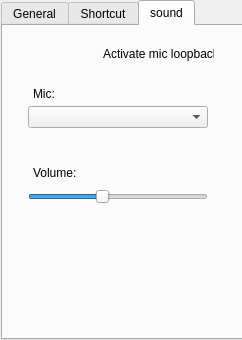
<?xml version="1.0" encoding="UTF-8"?>
<ui version="4.0">
 <class>MainWindow</class>
 <widget class="QMainWindow" name="MainWindow">
  <property name="geometry">
   <rect>
    <x>0</x>
    <y>0</y>
    <width>242</width>
    <height>340</height>
   </rect>
  </property>
  <property name="minimumSize">
   <size>
    <width>242</width>
    <height>340</height>
   </size>
  </property>
  <property name="maximumSize">
   <size>
    <width>242</width>
    <height>340</height>
   </size>
  </property>
  <property name="windowTitle">
   <string>MainWindow</string>
  </property>
  <property name="windowIcon">
   <iconset resource="resources.qrc">
    <normaloff>:/images/resources/Luma.ico</normaloff>:/images/resources/Luma.ico</iconset>
  </property>
  <widget class="QWidget" name="centralWidget">
   <widget class="QTabWidget" name="tabWidget">
    <property name="geometry">
     <rect>
      <x>1</x>
      <y>0</y>
      <width>242</width>
      <height>340</height>
     </rect>
    </property>
    <property name="currentIndex">
     <number>2</number>
    </property>
    <widget class="QWidget" name="tabGen">
     <attribute name="title">
      <string>General</string>
     </attribute>
     <widget class="Switch" name="sSC" native="true">
      <property name="geometry">
       <rect>
        <x>30</x>
        <y>220</y>
        <width>41</width>
        <height>21</height>
       </rect>
      </property>
     </widget>
     <widget class="QGroupBox" name="gbMs">
      <property name="geometry">
       <rect>
        <x>20</x>
        <y>0</y>
        <width>191</width>
        <height>151</height>
       </rect>
      </property>
      <property name="title">
       <string>Mouse</string>
      </property>
     </widget>
     <widget class="QGroupBox" name="gbKb">
      <property name="geometry">
       <rect>
        <x>20</x>
        <y>170</y>
        <width>191</width>
        <height>81</height>
       </rect>
      </property>
      <property name="title">
       <string>Keyboard</string>
      </property>
      <widget class="QLabel" name="lKb">
       <property name="geometry">
        <rect>
         <x>70</x>
         <y>20</y>
         <width>101</width>
         <height>16</height>
        </rect>
       </property>
       <property name="text">
        <string>QWERTY keyboard</string>
       </property>
      </widget>
      <widget class="QLabel" name="label">
       <property name="geometry">
        <rect>
         <x>70</x>
         <y>50</y>
         <width>51</width>
         <height>16</height>
        </rect>
       </property>
       <property name="text">
        <string>Shortcuts</string>
       </property>
      </widget>
     </widget>
     <widget class="Switch" name="sInvX" native="true">
      <property name="geometry">
       <rect>
        <x>30</x>
        <y>70</y>
        <width>41</width>
        <height>21</height>
       </rect>
      </property>
     </widget>
     <widget class="QLabel" name="lInvX">
      <property name="geometry">
       <rect>
        <x>90</x>
        <y>70</y>
        <width>71</width>
        <height>16</height>
       </rect>
      </property>
      <property name="text">
       <string>Invert X axis</string>
      </property>
     </widget>
     <widget class="QLabel" name="lInvY">
      <property name="geometry">
       <rect>
        <x>90</x>
        <y>110</y>
        <width>71</width>
        <height>16</height>
       </rect>
      </property>
      <property name="text">
       <string>Invert Y axis</string>
      </property>
     </widget>
     <widget class="Switch" name="sInf" native="true">
      <property name="geometry">
       <rect>
        <x>30</x>
        <y>30</y>
        <width>41</width>
        <height>21</height>
       </rect>
      </property>
     </widget>
     <widget class="QLabel" name="lDis">
      <property name="geometry">
       <rect>
        <x>90</x>
        <y>260</y>
        <width>41</width>
        <height>16</height>
       </rect>
      </property>
      <property name="text">
       <string>Disable</string>
      </property>
     </widget>
     <widget class="Switch" name="sDis" native="true">
      <property name="geometry">
       <rect>
        <x>30</x>
        <y>260</y>
        <width>41</width>
        <height>21</height>
       </rect>
      </property>
     </widget>
     <widget class="Switch" name="sKb" native="true">
      <property name="geometry">
       <rect>
        <x>30</x>
        <y>190</y>
        <width>41</width>
        <height>21</height>
       </rect>
      </property>
     </widget>
     <widget class="Switch" name="sInvY" native="true">
      <property name="geometry">
       <rect>
        <x>30</x>
        <y>110</y>
        <width>41</width>
        <height>21</height>
       </rect>
      </property>
     </widget>
     <widget class="QLabel" name="lInf">
      <property name="geometry">
       <rect>
        <x>90</x>
        <y>30</y>
        <width>81</width>
        <height>16</height>
       </rect>
      </property>
      <property name="text">
       <string>Infinite screen</string>
      </property>
     </widget>
     <zorder>gbKb</zorder>
     <zorder>sSC</zorder>
     <zorder>gbMs</zorder>
     <zorder>sInvX</zorder>
     <zorder>lInvX</zorder>
     <zorder>lInvY</zorder>
     <zorder>sInf</zorder>
     <zorder>lDis</zorder>
     <zorder>sDis</zorder>
     <zorder>sKb</zorder>
     <zorder>sInvY</zorder>
     <zorder>lInf</zorder>
    </widget>
    <widget class="QWidget" name="tabShortcut">
     <attribute name="title">
      <string>Shortcut</string>
     </attribute>
     <widget class="QLabel" name="lSC">
      <property name="geometry">
       <rect>
        <x>80</x>
        <y>20</y>
        <width>81</width>
        <height>16</height>
       </rect>
      </property>
      <property name="text">
       <string>Active shortcuts</string>
      </property>
     </widget>
     <widget class="QListView" name="liSC">
      <property name="geometry">
       <rect>
        <x>9</x>
        <y>40</y>
        <width>222</width>
        <height>221</height>
       </rect>
      </property>
      <property name="modelColumn">
       <number>0</number>
      </property>
     </widget>
     <widget class="QPushButton" name="bAdd">
      <property name="geometry">
       <rect>
        <x>9</x>
        <y>270</y>
        <width>111</width>
        <height>41</height>
       </rect>
      </property>
      <property name="text">
       <string>Add</string>
      </property>
     </widget>
     <widget class="QPushButton" name="bDel">
      <property name="geometry">
       <rect>
        <x>118</x>
        <y>270</y>
        <width>111</width>
        <height>41</height>
       </rect>
      </property>
      <property name="text">
       <string>Remove</string>
      </property>
     </widget>
     <widget class="QTreeView" name="view">
      <property name="geometry">
       <rect>
        <x>10</x>
        <y>70</y>
        <width>221</width>
        <height>181</height>
       </rect>
      </property>
      <property name="alternatingRowColors">
       <bool>true</bool>
      </property>
      <property name="selectionBehavior">
       <enum>QAbstractItemView::SelectItems</enum>
      </property>
      <property name="horizontalScrollMode">
       <enum>QAbstractItemView::ScrollPerPixel</enum>
      </property>
      <property name="animated">
       <bool>false</bool>
      </property>
      <property name="allColumnsShowFocus">
       <bool>true</bool>
      </property>
     </widget>
    </widget>
    <widget class="QWidget" name="tabSound">
     <attribute name="title">
      <string>sound</string>
     </attribute>
     <widget class="QComboBox" name="cMic">
      <property name="geometry">
       <rect>
        <x>25</x>
        <y>80</y>
        <width>180</width>
        <height>22</height>
       </rect>
      </property>
     </widget>
     <widget class="Switch" name="sLoopBack" native="true">
      <property name="geometry">
       <rect>
        <x>25</x>
        <y>20</y>
        <width>41</width>
        <height>21</height>
       </rect>
      </property>
     </widget>
     <widget class="QLabel" name="lAct">
      <property name="geometry">
       <rect>
        <x>100</x>
        <y>20</y>
        <width>111</width>
        <height>16</height>
       </rect>
      </property>
      <property name="text">
       <string>Activate mic loopback</string>
      </property>
     </widget>
     <widget class="QLabel" name="lMic">
      <property name="geometry">
       <rect>
        <x>30</x>
        <y>60</y>
        <width>21</width>
        <height>16</height>
       </rect>
      </property>
      <property name="text">
       <string>Mic:</string>
      </property>
     </widget>
     <widget class="QLabel" name="label_2">
      <property name="geometry">
       <rect>
        <x>30</x>
        <y>140</y>
        <width>47</width>
        <height>13</height>
       </rect>
      </property>
      <property name="text">
       <string>Volume:</string>
      </property>
     </widget>
     <widget class="QSlider" name="slVol">
      <property name="geometry">
       <rect>
        <x>25</x>
        <y>160</y>
        <width>180</width>
        <height>22</height>
       </rect>
      </property>
      <property name="singleStep">
       <number>1</number>
      </property>
      <property name="value">
       <number>40</number>
      </property>
      <property name="orientation">
       <enum>Qt::Horizontal</enum>
      </property>
     </widget>
    </widget>
   </widget>
  </widget>
 </widget>
 <layoutdefault spacing="6" margin="11"/>
 <customwidgets>
  <customwidget>
   <class>Switch</class>
   <extends>QWidget</extends>
   <header location="global">switch.h</header>
   <container>1</container>
  </customwidget>
 </customwidgets>
 <resources>
  <include location="resources.qrc"/>
 </resources>
 <connections/>
</ui>
